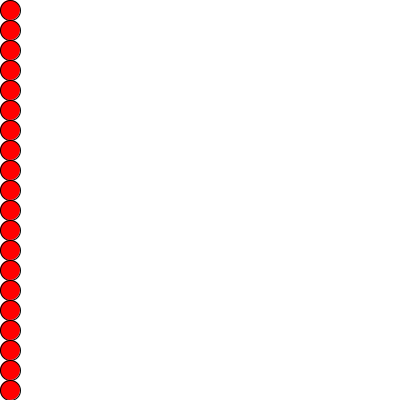
Frame 1 (no input)
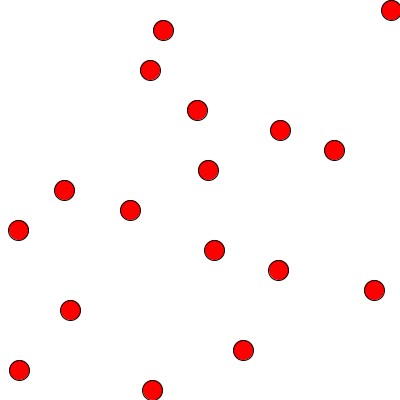
Frame 60 (the mouse pressed at the canvas centre just before this capture)
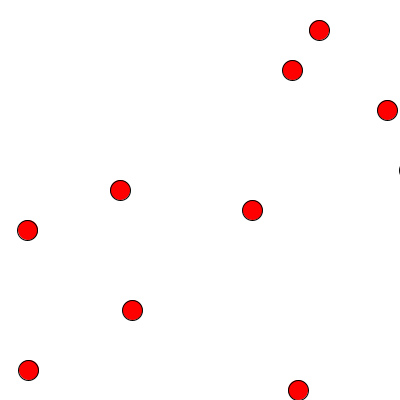
Frame 120 (the mouse held since frame 60 and released just before this capture)

The Processing sketch that drew these frames (run headless with seeded random() and noise(); from frame 60 on, the mouse is pressed at the canvas centre):

// Processing sketch: sketch_251105b
// ── sketch_251105b.pde
// Henry Wrede Black
// 20 ellipses, moving right with a random speed

float[] x;
float[] xspeed;  // position and speed of ellipse

void setup () {
  size(400, 400);

  x = new float[20];
  for (int i = 0; i < x.length; i++){
   x[i] = 10; 
  }
  xspeed = new float[20];
  for (int i = 0; i < xspeed.length; i++){
    xspeed[i] = random(0,10);
  }
}
void draw () {
  background(255);
  ellipseMode(CENTER);

  // draw ellipse
  for (int i = 0, y = 10; i < x.length; i++, y += 20){
  fill(255, 0, 0);
  ellipse(x[i], y, 20, 20);
  }
  for (int i = 0; i < x.length && i < xspeed.length; i++){
  x[i] = x[i]+xspeed[i];
  }
}
